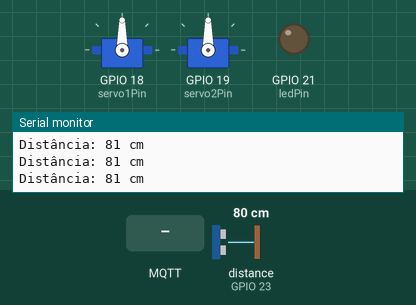
A sketch run on a simulated ESP32. Shown: 2 × servo, output pins drawn as LEDs (lit = HIGH), the last lines printed to the serial monitor. Wiring (inferred from the names in the program): ultrasonic range finder: trigger GPIO 22; echo GPIO 23. The test bench sets the inputs (shaded band); at power-on: distance to the obstacle (sensor on GPIO 23) 80 cm. The echo pulse lasts 58.3 µs per cm; WiFi joins after 1.5 s; servers stay silent unless stated; random numbers use the default seed unless the sketch sets one; no MQTT or app messages arrive unless stated; not simulated (calls return 0 or success): env.h; names the files do not define were given values by the test bench: BROKER_PORT = 1883; pins used as bus, display or sensor lines are not drawn.

Above: at 4.8 s.
4.9 s: MQTT message "Detectado" arrives on the first subscribed topic
At 6.0 s:
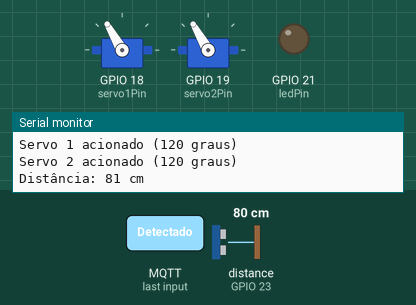
6.6 s: MQTT message "s1-" arrives on the first subscribed topic
8.2 s: MQTT message "claro" arrives on the first subscribed topic
Timing chart, 0 to 11.2 s (numbered marks = the images above; inputs shaded):
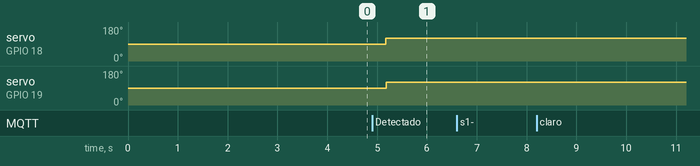

Measured:
- after the input at 4.9 s, servo on GPIO 18 (servo1Pin), servo on GPIO 19 (servo2Pin): 90° → 120° after 0.28 s

The sketch:

SN_Vitor.ino
```cpp
#include <WiFi.h>
#include <WiFiClientSecure.h>
#include <PubSubClient.h>
#include <ESP32Servo.h>
#include "env.h"


WiFiClientSecure client;          //cria objeto p/ WiFi
PubSubClient mqtt(client);  //cria objeto p/ mqtt usando WiFi

int distancia = 0;
unsigned long tempo = 0;

const byte ledPin = 21;
const byte trigg_pin = 22;
const byte echo_pin = 23;

const int servo1Pin = 18;  // Pino GPIO 18 para o Servo 1
const int servo2Pin = 19;  // Pino GPIO 19 para o Servo 2

Servo servo1;
Servo servo2;

void setup() {
  pinMode(ledPin, OUTPUT);
  Serial.begin(115200);  //configura a placa para mostrar na tela
  client.setInsecure();
  WiFi.begin(SSID, PASS);  // tenta conectar na rede
  Serial.println("Conectando no WiFi");
  while (WiFi.status() != WL_CONNECTED) {
    Serial.print(".");
    delay(200);
  }
  Serial.println("\nConectado com sucesso!");

  //Configura a placa para mostra na tela
  mqtt.setServer(BROKER_URL, BROKER_PORT);
  mqtt.setCallback(callback);
  Serial.println("Conectando no Broker");

  String userId = "S1-";                  //Cria um nome que começa com "s1-"
  userId += String(random(0xffff), HEX);  //Junta o "s1-" com um número aleatório Hexadecimal

  //Enquanto não estiver conectado mostra "."
  while (!mqtt.connected()) {
    Serial.print(".");
    mqtt.connect(userId.c_str(), BROKER_USER_NAME, BROKER_USER_PASS);
    delay(2000);
  }

  pinMode(trigg_pin, OUTPUT);
  pinMode(echo_pin, INPUT);

  mqtt.subscribe(TOPIC_LUM);
  mqtt.subscribe(TOPIC_PRESENCA_1);
  mqtt.subscribe(TOPIC_PRESENCA_2);
  mqtt.subscribe(TOPIC_PRESENCA_3);
  mqtt.setCallback(callback);
  Serial.println("\nConectado com sucesso ao broker");

  servo1.attach(servo1Pin);
  servo2.attach(servo2Pin);
}

long lerDistancia() {
  digitalWrite(trigg_pin, LOW);
  delayMicroseconds(2);
  digitalWrite(trigg_pin, HIGH);
  delayMicroseconds(10);
  digitalWrite(trigg_pin, LOW);

  long duracao = pulseIn(echo_pin, HIGH);
  long distancia = duracao * 349.24 / 2 / 10000;

  return distancia;
}


void loop() {

  long distancia = lerDistancia();

  Serial.print("Distância: ");
  Serial.print(distancia);
  Serial.println(" cm");

  if (distancia < 10) {
    mqtt.publish(TOPIC_PRESENCA_3, "Detectado");
  }

  mqtt.loop();  // Mantem conexão
  delay(500);
}

void callback(char* topic, byte* payload, unsigned long length) {
  String mensagemRecebida = "";
  for (int i = 0; i < length; i++) {
    mensagemRecebida += (char)payload[i];
  }
  Serial.print("Mensagem recebida no tópico: ");
  Serial.println(topic);
  Serial.print("Conteúdo: ");
  Serial.println(mensagemRecebida);

  if (strcmp(topic, TOPIC_LUM) == 0 && mensagemRecebida == String("escuro")) {
    digitalWrite(ledPin, HIGH);
    Serial.println("ligando...");
  } else if (topic == TOPIC_LUM && mensagemRecebida == "claro") {
    digitalWrite(ledPin, LOW);
    Serial.println("apagando...");
  }

  if (strcmp(topic, TOPIC_PRESENCA_1) == 0) {
    if (mensagemRecebida == "1") {
      servo1.write(90);  // Move o servo para 90 graus
      Serial.println("Servo 1 acionado (90 graus)");
      mqtt.publish(TOPIC_SERVO_1, "90");
    }
  }

  if (strcmp(topic, TOPIC_PRESENCA_2) == 0) {
    if (mensagemRecebida == "1") {
      servo2.write(90);  // Move o servo para 90 graus
      Serial.println("Servo 2 acionado (90 graus)");
      mqtt.publish(TOPIC_SERVO_2, "90");
    }
  }


  if (strcmp(topic, TOPIC_PRESENCA_3) == 0) {
    if (mensagemRecebida == "Detectado") {
      servo1.write(120);  // Move o servo para 90 graus
      Serial.println("Servo 1 acionado (120 graus)");
      servo2.write(120);  // Move o servo para 90 graus
      Serial.println("Servo 2 acionado (120 graus)");
      mqtt.publish(TOPIC_SERVO_1, "120");
        mqtt.publish(TOPIC_SERVO_2, "120");
    }
  }

}
```
